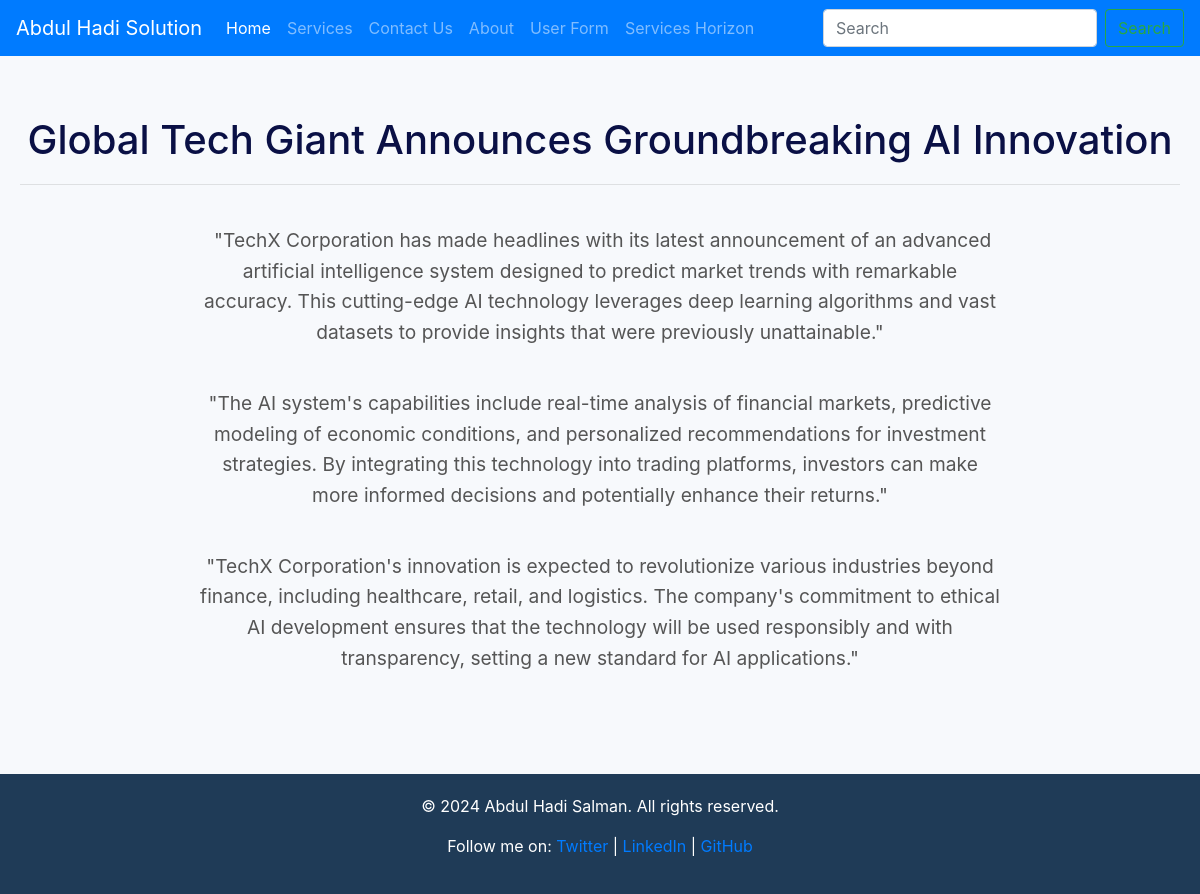
/newsdetails/global-tech-giant-announces-groundbreaking-ai-inno, run on the app's committed database.
### news_app/models.py (models this page shows)
class News(models.Model):
    news_title = models.CharField(max_length=100)
    news_description = HTMLField()
    news_slug = AutoSlugField(populate_from='news_title', unique=True, null=True, default=None)

### wscubetech/views.py (the view)
# urls.py: path('newsdetails/<slug>', views.newsDetail, name='newsDetail'),
@csrf_exempt
def newsDetail(request, slug):   # news_id is removed by news_slug
    try:
        newsDetail = News.objects.get(news_slug = slug)  #
    except News.DoesNotExist:
        return HttpResponse('News item not found', status=404)
    return render(request, "newsdetails.html", {'newsDetail': newsDetail})

### templates/newsdetails.html (shortened to what this page needs)
{% load static %}
<!DOCTYPE html>
<html lang="en">
<head>
    <link rel="stylesheet" href="{% static 'css/main.css' %}">
    <link rel="stylesheet" href="https://cdn.jsdelivr.net/npm/bootstrap@4.0.0/dist/css/bootstrap.min.css">
</head>
<body>
    {% include 'nav_bar.html' %}
    <section class="about-section">
        <h1>{{ newsDetail.news_title }}</h1> <hr>
        <p>{{ newsDetail.news_description | safe  }}</p>
    </section>
    {% include 'footer.html' %}
</body>
</html>

### static/css/main.css (style rules this page uses)
body { font-family: Arial, sans-serif; margin: 0; padding: 0; background-color: #f0f4f8; }
.about-section, .services-section, .contact-section { padding: 50px 20px; text-align: center; }
.about-section p, .services-section ul { font-size: 1.2em; line-height: 1.6; }
.about-section { padding: 60px 20px; background-color: #f7f9fc; text-align: center; }
.about-section h1 { font-size: 2.5em; color: #0A1045; margin-bottom: 20px; }
.about-section p { font-size: 1.2em; color: #555; margin-bottom: 40px; max-width: 800px; margin-left: auto; margin-right: auto; }

### data on the page
News: news_title "Global Tech Giant Announces Groundbreaking AI Innovation", news_description "\"TechX Corporation has made headlines with its latest announcement of an advanced artificial intelligence system designed to predict market trends with remarkable accuracy. This cutting-edge AI technology leverages deep learning algorithms and vast datasets to provide insights that were previously unattainable.\" \"The AI system's capabilities include real-time analysis of financial markets, predictive modeling of economic conditions, and personalized recommendations for investment strategies. By integrating this technology into trading platforms, investors can make more informed decisions and potentially enhance their returns.\" \"TechX Corporation's innovation is expected to revolutionize…"
